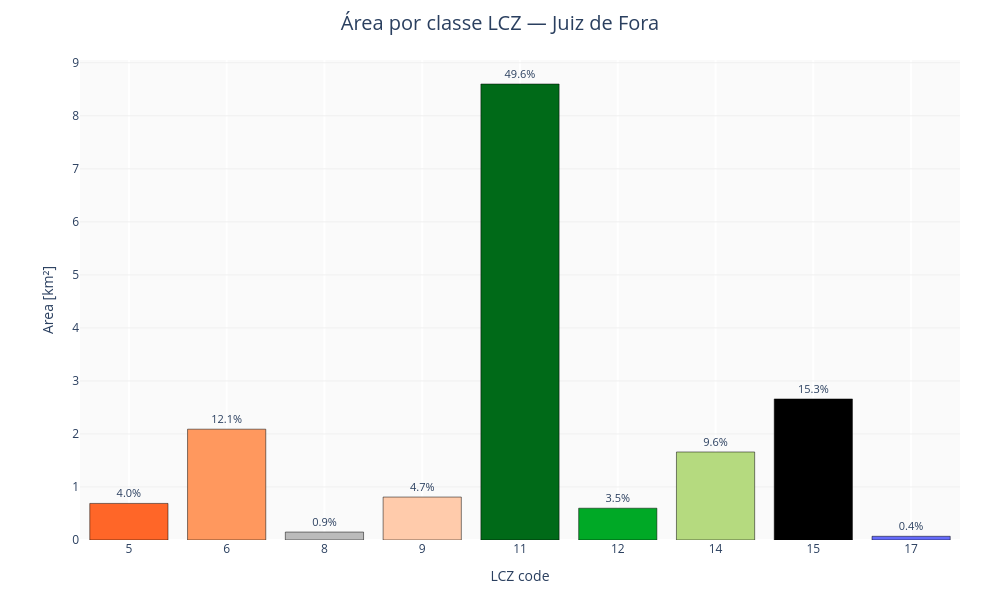

Source (notebook cell):
### Markdown cell above
### Gráfico de barras — melhor para comparação precisa classe a classe

Um gráfico de barras é o padrão certo sempre que o público precisa comparar magnitudes exatas entre todas as 17 classes, ou ranquear classes por área. Barras tornam fáceis de ler pequenas diferenças entre classes adjacentes, o que gráficos de pizza não conseguem.

### Code cell
from LCZ4py import lcz_cal_area

area_bar = lcz_cal_area(map_path, plot_type="bar", title="Área por classe LCZ — Juiz de Fora")
area_bar.fig.show()
area_bar.df

### Figure 1 — Plotly figure (JSON) as saved in the notebook; plotly's stock layout.template omitted (floating-point values rounded to 4 significant figures)
{"data": [{"customdata": [["Open midrise", 3.98], ["Open lowrise", 12.05], ["Large lowrise", 0.87], ["Sparsely built", 4.69], ["Dense trees", 49.63], ["Scattered trees", 3.47], ["Low plants", 9.6], ["Bare rock or paved", 15.33], ["Water", 0.39]], "hovertemplate": "<b>LCZ %{x}</b><br>%{customdata[0]}<br>Area: %{y:.2f} km²<br>Percentage: %{customdata[1]}<extra></extra>", "marker": {"color": ["#FF6628", "#FF985E", "#BBBBBB", "#FFCBAB", "#006A18", "#00A926", "#B5DA7F", "#000000", "#656BFA"], "line": {"color": "black", "width": 0.5}}, "text": ["4.0%", "12.1%", "0.9%", "4.7%", "49.6%", "3.5%", "9.6%", "15.3%", "0.4%"], "textfont": {"size": 11}, "textposition": "outside", "type": "bar", "x": ["5", "6", "8", "9", "11", "12", "14", "15", "17"], "y": [0.69, 2.09, 0.15, 0.81, 8.6, 0.6, 1.66, 2.66, 0.07]}], "layout": {"height": 600, "hoverlabel": {"bgcolor": "white", "font": {"size": 13}}, "margin": {"b": 60, "l": 80, "r": 40, "t": 60}, "paper_bgcolor": "white", "plot_bgcolor": "#fafafa", "title": {"font": {"size": 20}, "text": "Área por classe LCZ — Juiz de Fora", "x": 0.5, "xanchor": "center"}, "width": 1000, "xaxis": {"gridcolor": "white", "gridwidth": 2, "tickfont": {"size": 12}, "title": {"font": {"size": 14}, "text": "LCZ code"}}, "yaxis": {"gridcolor": "#f0f0f0", "tickfont": {"size": 12}, "title": {"font": {"size": 14}, "text": "Area [km²]"}}}}
